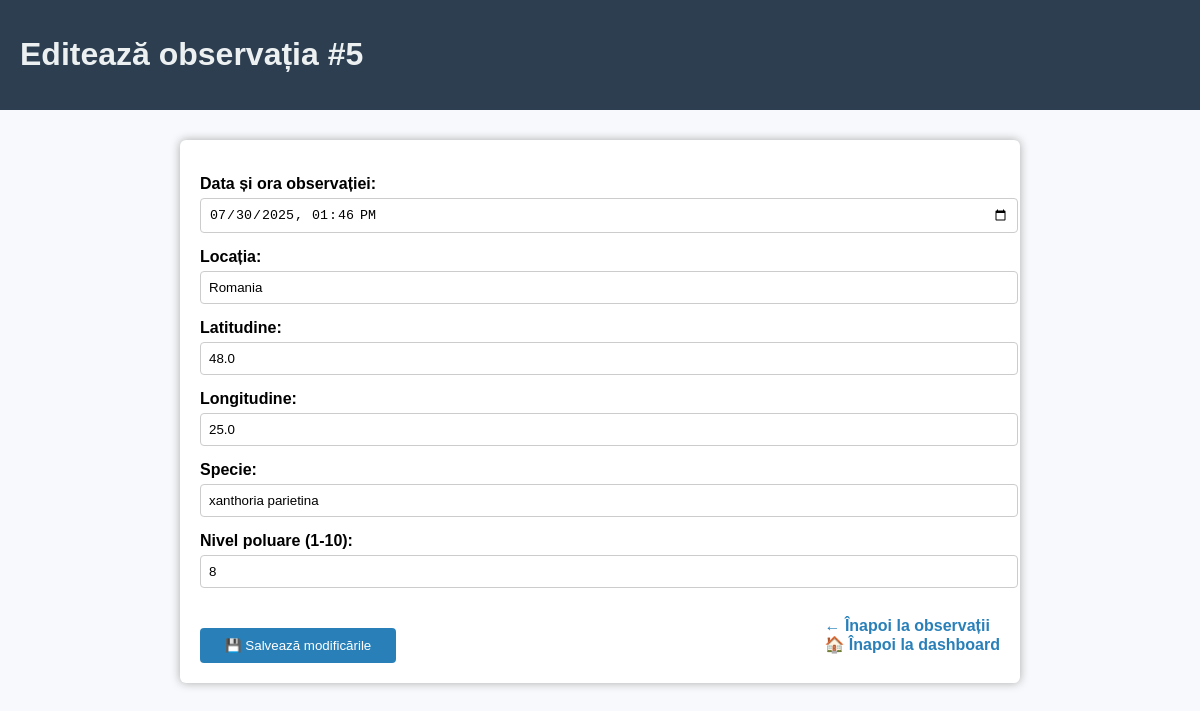
Screenshot of /admin/observations/5/edit (signed in) with the database file from the repository.
### app.py (models this page shows)
class Observation(db.Model):
    id = db.Column(db.Integer, primary_key=True)
    image_filename = db.Column(db.Text, nullable=False)
    date_time = db.Column(db.DateTime, nullable=False)
    location = db.Column(db.String(300), nullable=False)
    latitude = db.Column(db.Float)
    longitude = db.Column(db.Float)
    species = db.Column(db.String(150))
    pollution_level = db.Column(db.Integer)
    is_approved = db.Column(db.Boolean, default=False)
    user_id = db.Column(db.Integer, db.ForeignKey('user.id'))
    user = db.relationship('User')

### app.py (the view, shortened to what this page needs)
@app.route('/admin/observations/<int:obs_id>/edit', methods=['GET', 'POST'])
@login_required
def edit_observation(obs_id):
    if current_user.username != 'admin':
        flash('Access denied.', 'error')
        return redirect(url_for('dashboard'))
    observation = Observation.query.get_or_404(obs_id)
    return render_template('admin_edit_observation.html', observation=observation)

### app.py (called while the page is built)
@login_manager.user_loader
def load_user(user_id):
    return User.query.get(int(user_id))

### templates/admin_edit_observation.html (shortened to what this page needs)
<!DOCTYPE html>
<html lang="ro">
<head>
</head>
<body>
<header>
    <h1>Editează observația #{{ observation.id }}</h1>
</header>
<main>
    <form method="POST">
        <label for="date_time">Data și ora observației:</label>
        <input type="datetime-local" id="date_time" name="date_time"
               value="{{ observation.date_time.strftime('%Y-%m-%dT%H:%M') }}" required>
        <label for="location">Locația:</label>
        <input type="text" id="location" name="location" value="{{ observation.location }}" required>
        <label for="latitude">Latitudine:</label>
        <input type="text" id="latitude" name="latitude" value="{{ observation.latitude }}" required>
        <label for="longitude">Longitudine:</label>
        <input type="text" id="longitude" name="longitude" value="{{ observation.longitude }}" required>
        <label for="species">Specie:</label>
        <input type="text" id="species" name="species" value="{{ observation.species or '' }}">
        <label for="pollution_level">Nivel poluare (1-10):</label>
        <input type="number" id="pollution_level" name="pollution_level" value="{{ observation.pollution_level or '' }}" min="1" max="10">
        <div class="actions">
            <button type="submit">💾 Salvează modificările</button>
            <div>
                <a href="{{ url_for('admin_observations') }}" class="link-button">← Înapoi la observații</a><br>
                <a href="{{ url_for('dashboard') }}" class="link-button">🏠 Înapoi la dashboard</a>
            </div>
        </div>
    </form>
</main>
</body>
</html>

### templates/admin_edit_observation.html (style rules this page uses)
body { font-family: Arial, sans-serif; background-color: #f7f9fc; margin: 0; padding: 0; }
header { background-color: #2c3e50; padding: 15px 20px; color: #ecf0f1; }
main { max-width: 800px; margin: 30px auto; background: white; padding: 20px; border-radius: 6px; box-shadow: 0 0 10px #aaa; }
label { display: block; margin-top: 15px; font-weight: bold; }
input, textarea { width: 100%; padding: 8px; margin-top: 5px; border: 1px solid #ccc; border-radius: 4px; }
button { margin-top: 20px; padding: 10px 25px; background-color: #2980b9; color: white; border: none; border-radius: 4px; cursor: pointer; }
.actions { display: flex; flex-wrap: wrap; justify-content: space-between; align-items: center; margin-top: 20px; }
.link-button { text-decoration: none; color: #2980b9; font-weight: bold; margin-top: 10px; }

### rows the page displays
Observation: id "5", date_time "07/30/2025 13:46", location "Romania", latitude "48.0", longitude "25.0", species "xanthoria parietina", pollution_level "8"
